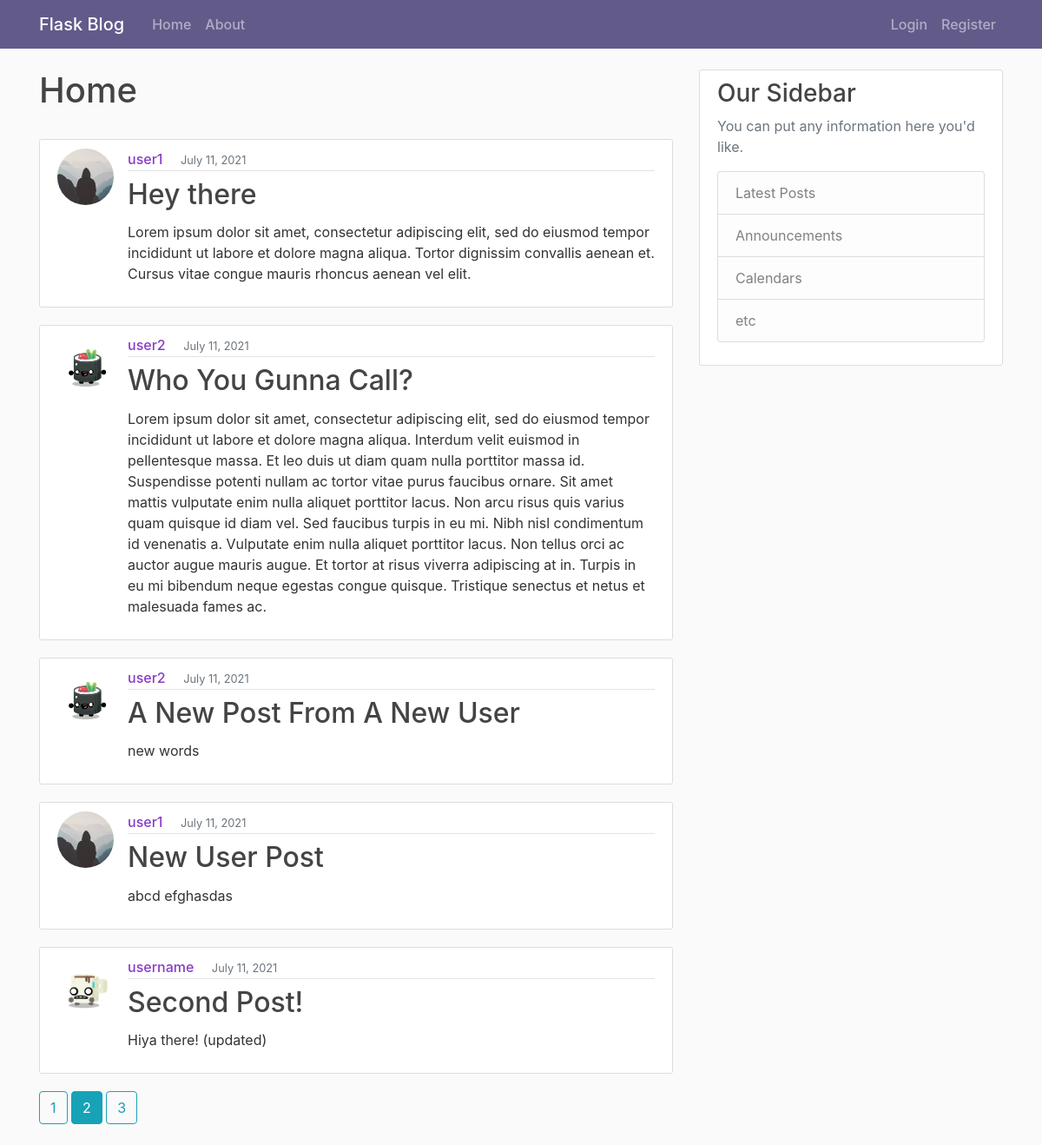
The page /home?page=2 on the database its author committed.
### flaskblog/models.py (models this page shows, shortened)
class Post(db.Model):
    id = db.Column(db.Integer, primary_key=True)
    title = db.Column(db.String(100), nullable=False)
    date_posted = db.Column(db.DateTime, nullable=False, default=datetime.utcnow)
    content = db.Column(db.Text, nullable=False)
    user_id = db.Column(db.Integer, db.ForeignKey('user.id'), nullable=False)

class User(db.Model, UserMixin):
    id = db.Column(db.Integer, primary_key=True)
    username = db.Column(db.String(20), unique=True, nullable=False)
    email = db.Column(db.String(120), unique=True, nullable=False)
    image_file = db.Column(db.String(20), nullable=False, default='default.jpg')
    password = db.Column(db.String(60), nullable=False)
    posts = db.relationship('Post', backref='author', lazy=True)

### flaskblog/main/routes.py (the view)
@main.route('/')
@main.route('/home')
def home():
    page = request.args.get('page', 1, type=int)
    posts = Post.query\
                .order_by(Post.date_posted.desc())\
                .paginate(page=page, per_page=5)
    return render_template('home.html', posts=posts)

### flaskblog/templates/home.html
{% extends 'layout.html' %}
{% block content %}
    <h1 class="pb-4">Home</h1>
    {% for post in posts.items %}
        <article class="media content-section">
            <img class="rounded-circle article-img"
                src="{{ url_for('static', filename='profile_pics/' + post.author.image_file) }}"
                alt="author profile image">
            <div class="media-body">
                <div class="article-metadata">
                    <a class="mr-3" href="{{ url_for('users.user_posts', username=post.author.username) }}">{{ post.author.username }}</a>
                    <small class="text-muted justify">{{ post.date_posted.strftime('%B %d, %Y') }}</small>
                </div>
                <h2 class="py-1">
                    <a  class="article-title"
                        href="{{ url_for('posts.post', post_id=post.id) }}">
                        {{ post.title }}
                    </a>
                </h2>
                <p class="article-content">{{ post.content }}</p>
            </div>
        </article>
    {% endfor %}
    {% for page_num in posts.iter_pages(
        left_edge=1, right_edge=1, left_current=1, right_current=2
    ) %}
        {% if page_num %}
            {% if posts.page == page_num %}
                <a  class="btn btn-info mb-4"
                    href="{{ url_for('main.home', page=page_num) }}" >
                    {{ page_num }}
                </a>
            {% else %}
                <a  class="btn btn-outline-info mb-4"
                    href="{{ url_for('main.home', page=page_num) }}" >
                    {{ page_num }}
                </a>
            {% endif %}
        {% else %}
            . . .
        {% endif %}
    {% endfor %}
{% endblock content %}

### flaskblog/static/css/main.css (style rules this page uses)
body { background: #fafafa; color: #333333; margin-top: 5rem; }
h1, h2, h3, h4, h5, h6 { color: #444444; }
.content-section { background: #fff; padding: 10px 20px; border: 1px solid #dddddd; border-radius: 3px; margin-bottom: 20px; }
.article-title { color: #444444; }
.article-content { white-space: pre-line; }
.article-img { height: 65px; width: 65px; margin-right: 16px; }
.article-metadata { padding-bottom: 1px; margin-bottom: 4px; border-bottom: 1px solid #e3e3e3 }
.article-metadata a { color: #883cc7; font-weight: 500; text-decoration: none; }

### rows shown on the page
Post: image_file (placeholder picture), author.username "user1", date_posted "July 11, 2021", title "Hey there", content "Lorem ipsum dolor sit amet, consectetur adipiscing elit, sed do eiusmod tempor incididunt ut labore et dolore magna aliqua. Tortor dignissim convallis aenean et. Cursus vitae congue mauris rhoncus aenean vel elit."
Post: image_file (picture), author.username "user2", date_posted "July 11, 2021", title "Who You Gunna Call?", content "Lorem ipsum dolor sit amet, consectetur adipiscing elit, sed do eiusmod tempor incididunt ut labore et dolore magna aliqua. Interdum velit euismod in pellentesque massa. Et leo duis ut diam quam nulla porttitor massa id. Suspendisse potenti nullam ac tortor vitae purus faucibus ornare. Sit amet mattis vulputate enim nulla aliquet porttitor lacus. Non arcu risus quis varius quam quisque id diam vel. Sed faucibus turpis in eu mi. Nibh nisl condimentum id venenatis a. Vulputate enim nulla aliquet porttitor lacus. Non tellus orci ac auctor augue mauris augue. Et tortor at risus viverra adipiscing at in. Turpis in eu mi bibendum neque egestas congue quisque. Tristique senectus et netus et…"
Post: image_file (picture), author.username "user2", date_posted "July 11, 2021", title "A New Post From A New User", content "new words"
Post: image_file (placeholder picture), author.username "user1", date_posted "July 11, 2021", title "New User Post", content "abcd efghasdas"
Post: image_file (picture), author.username "username", date_posted "July 11, 2021", title "Second Post!", content "Hiya there! (updated)"

### other values the page prints
{{ page_num }} "1" "3"
{{ page_num }} "2"
